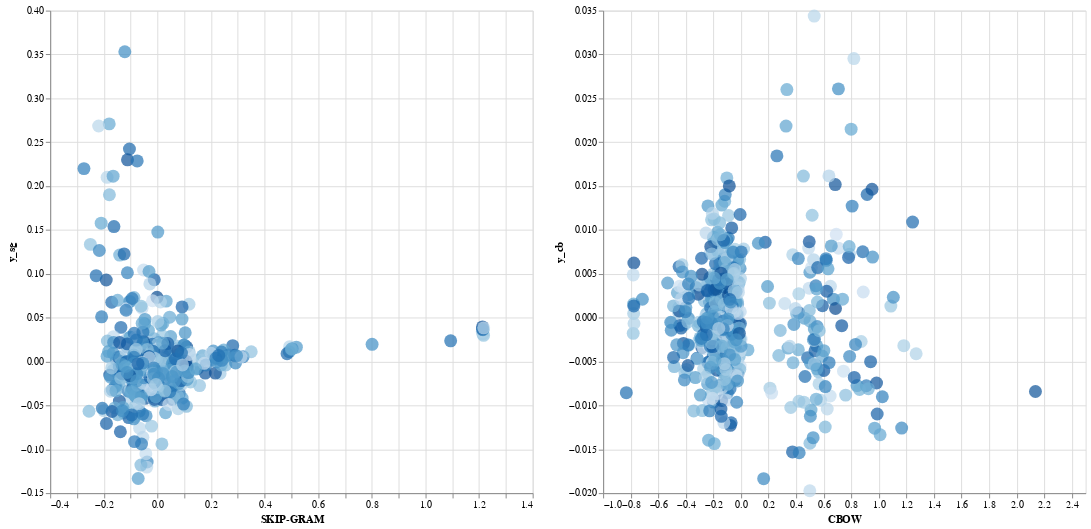

Notebook code cell kept with this figure:
### Code cell
alt.themes.enable('opaque')
alt.renderers.enable('jupyterlab')

selector = alt.selection_multi(empty='all', fields=['label'])
base = alt.Chart(pd.DataFrame({
        "x_sg" : result_sg[:, 0],
        "y_sg" : result_sg[:, 1],
        "x_cb" : result_cb[:, 0],
        "y_cb" : result_cb[:, 1],
        "label" : words
    })).properties(
        width=500,
        height=500
    ).add_selection(selector)

c1 = base.mark_circle(size=180).encode(
        x="x_sg",
        y="y_sg",
        tooltip="label",
        color=alt.condition(selector, 'label:O', alt.value('transparent'), legend=None)
    )
c1.encoding.x.title = "skip-gram".upper()

c2 = base.mark_circle(size=180).encode(
        x="x_cb",
        y="y_cb",
        tooltip="label",
        color=alt.condition(selector, 'label:O', alt.value('transparent'), legend=None),
    )
c2.encoding.x.title = "cbow".upper()

c1|c2

### Figure 1 — Vega-Lite specification as saved in the notebook (floating-point values rounded to 4 significant figures; data arrays with more than 128 entries replaced by an {"elided": "..."} marker saying what was removed)
{"$schema": "https://vega.github.io/schema/vega-lite/v2.6.0.json", "config": {"background": "white", "view": {"height": 300, "width": 400}}, "datasets": {"data-9bf58dd24ffcdc89b5f2e9e978d299e7": {"elided": "618 records"}}, "hconcat": [{"data": {"name": "data-9bf58dd24ffcdc89b5f2e9e978d299e7"}, "encoding": {"color": {"condition": {"field": "label", "legend": null, "selection": "selector001", "type": "ordinal"}, "value": "transparent"}, "tooltip": {"field": "label", "type": "nominal"}, "x": {"field": "x_sg", "title": "SKIP-GRAM", "type": "quantitative"}, "y": {"field": "y_sg", "type": "quantitative"}}, "height": 500, "mark": {"size": 180, "type": "circle"}, "selection": {"selector001": {"empty": "all", "fields": ["label"], "on": "click", "resolve": "global", "toggle": "event.shiftKey", "type": "multi"}}, "width": 500}, {"data": {"name": "data-9bf58dd24ffcdc89b5f2e9e978d299e7"}, "encoding": {"color": {"condition": {"field": "label", "legend": null, "selection": "selector001", "type": "ordinal"}, "value": "transparent"}, "tooltip": {"field": "label", "type": "nominal"}, "x": {"field": "x_cb", "title": "CBOW", "type": "quantitative"}, "y": {"field": "y_cb", "type": "quantitative"}}, "height": 500, "mark": {"size": 180, "type": "circle"}, "selection": {"selector001": {"empty": "all", "fields": ["label"], "on": "click", "resolve": "global", "toggle": "event.shiftKey", "type": "multi"}}, "width": 500}]}
